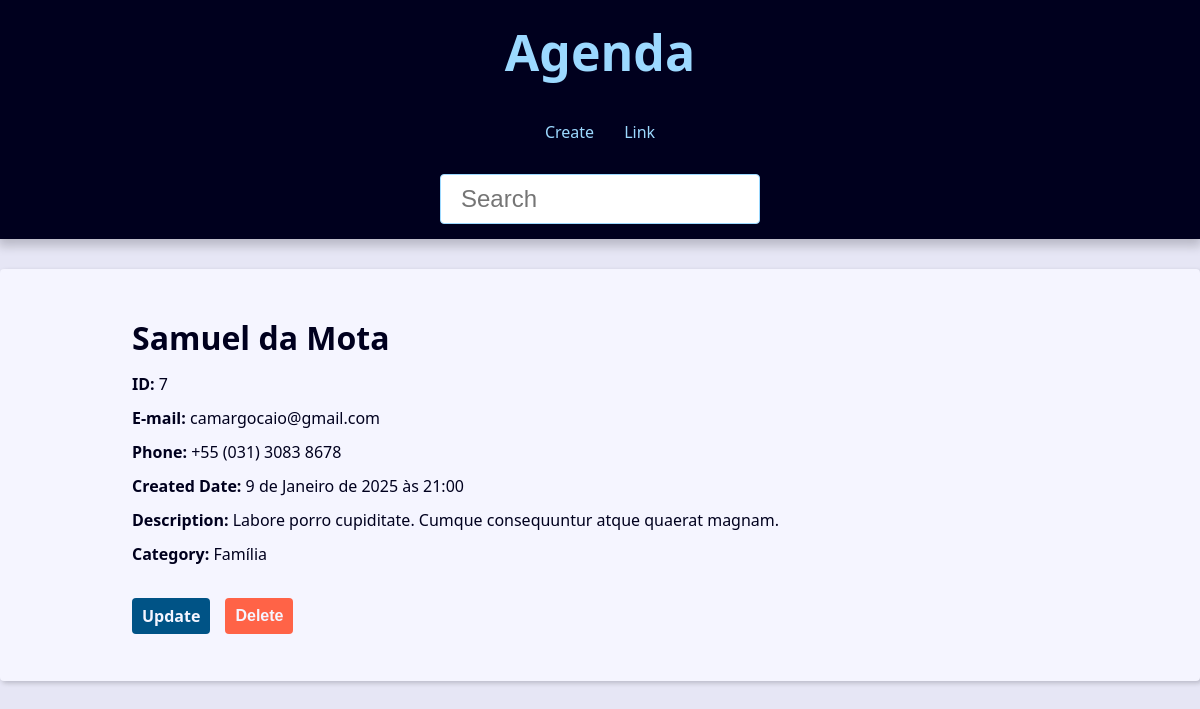
The app's page /contact/7/detail/ with its own data.
### contact/models.py (models this page shows, shortened)
class Contact(models.Model):
    first_name = models.CharField(max_length=50)
    last_name = models.CharField(max_length=50, blank=True)
    phone = models.CharField(max_length=50)
    email = models.EmailField(max_length=254, blank=True)
    created_date = models.DateTimeField(default=timezone.now)
    description = models.TextField(blank=True)
    show = models.BooleanField(default=True)
    picture = models.ImageField(blank=True, upload_to='pictures/%Y/%m/')
    category = models.ForeignKey(Category, on_delete=models.SET_NULL, blank=True,null=True)
    owner = models.ForeignKey(User, on_delete=models.SET_NULL, blank=True,null=True)

class Category(models.Model):
    name = models.CharField(max_length=50)
    class Meta:
        verbose_name_plural = 'Categories'

### contact/views/contact_views.py (the view)
# urls.py: path('contact/<int:contact_id>/detail/', views.contact, name="contact"),
def contact(request, contact_id):
    single_contact = get_object_or_404(Contact, pk=contact_id, show=True)
    single_contact_name = f'{single_contact.first_name} {single_contact.last_name} - '
    if single_contact is None:
        raise Http404()
    context = {
        'contact': single_contact,
        'site_title': single_contact_name
    }
    return render(
        request,
        'contact/contact.html',
        context,
        )

### contact/templates/contact/contact.html (shortened to what this page needs)
{% extends "global/base.html" %} {% block content %}
<div class="single-contact">
  <h1 class="single-contact-name">
    {{ contact.first_name }} {{ contact.last_name }}
  </h1>
  <p><b>ID:</b> {{contact.id}}</p>
  <p><b>E-mail:</b> {{contact.email}}</p>
  <p><b>Phone:</b> {{contact.phone}}</p>
  <p><b>Created Date:</b> {{contact.created_date}}</p>
  <p><b>Description:</b> {{contact.description}}</p>
  <p><b>Category:</b> {{contact.category.name}}</p>
  <div class="contact-links">
    <a class="btn btn-link" href="{% url 'contact:update' contact.id %}"
      >Update</a
    >
    <form action="{% url "contact:delete" contact.id %}" method="POST">
      {% if confirmation == 'no' %}
        <input type="hidden" name="confirmation" value="yes"/>
        <button class="btn btn-link btn-delete" type="submit">Confirma?</button>
      {% else  %}
        <button class="btn btn-link btn-delete" type="submit">Delete</button>
      {% endif %}
    </form>
  </div>
</div>
{% endblock content %}

### base_static/global/css/style.css (style rules this page uses)
:root { --spacing: 1.5rem; --link-dark-color: rgb(0, 83, 134); --link-light-color: rgb(156, 217, 255); --clr-white: rgb(245, 245, 255); --clr-black: rgb(0, 0, 30); --clr-light-gray: rgb(230, 230, 245); --clr-dark-shadow-5: rgba(0, 0, 10, 5%); --clr-dark-shadow-10: rgba(0, 0, 10, 10%); --clr-dark-shadow-20: rgba(0, 0, 10, 20%); --clr-light-shadow-5: rgba(200, 200, 255, 5%); --clr-light-shadow-10: rgba(200, 200, 255, 10%); --clr-light-shadow-20: rgba(200, 200, 255, 20%); --main-page-width: 120rem; --table-min-width: 60rem; --biggest-font-size: 5rem; --bigger-font-size: 4rem; --big-font-size: 3.2rem; --medium-font-size: 2.4rem; --small-font-size: 1.6rem; --smaller-font-size: 1.4rem; --smallest-font-size: 1.2rem; --transition-fast: 300ms; --transition-medium: 600ms; --transition-slow: 1s; --default-border-radius: 4px; }
*, *::before, *::after { margin: 0; padding: 0; box-sizing: border-box; }
html { font-size: 62.5%; }
body { font-family: system-ui, -apple-system, BlinkMacSystemFont, "Segoe UI", Roboto, Oxygen, Ubuntu, Cantarell, "Open Sans", "Helvetica Neue", sans-serif; line-height: 1.5; font-size: var(--small-font-size); color: var(--clr-black); -webkit-font-smoothing: antialiased; background: var(--clr-light-gray); }
@media (min-width: 600px) { .single-contact { max-width: 80%; margin: calc(var(--spacing) * 2) auto; } }
.single-contact h1 { margin: 1rem 0; }
.single-contact p { margin: 1rem 0; }
.btn { background-color: var(--link-dark-color); color: var(--clr-white); font-weight: bold; border: none; padding: 1rem 2rem; border-radius: var(--default-border-radius); cursor: pointer; transition: filter var(--transition-fast) ease-in-out; }
.contact-links { margin-block: calc(var(--small-font-size) * 2); display: flex; align-items: center; gap: 0 var(--spacing); }
.btn-link { font-size: var(--small-font-size); text-decoration: none; font-weight: bold; padding: 1rem; display: block; line-height: var(--small-font-size); }
.btn-delete { background: tomato; }

### records on screen
Contact: first_name "Samuel", last_name "da Mota", id "7", email "camargocaio@gmail.com", phone "+55 (031) 3083 8678", created_date "9 de Janeiro de 2025 às 21:00", description "Labore porro cupiditate. Cumque consequuntur atque quaerat magnam.", category.name "Família"
